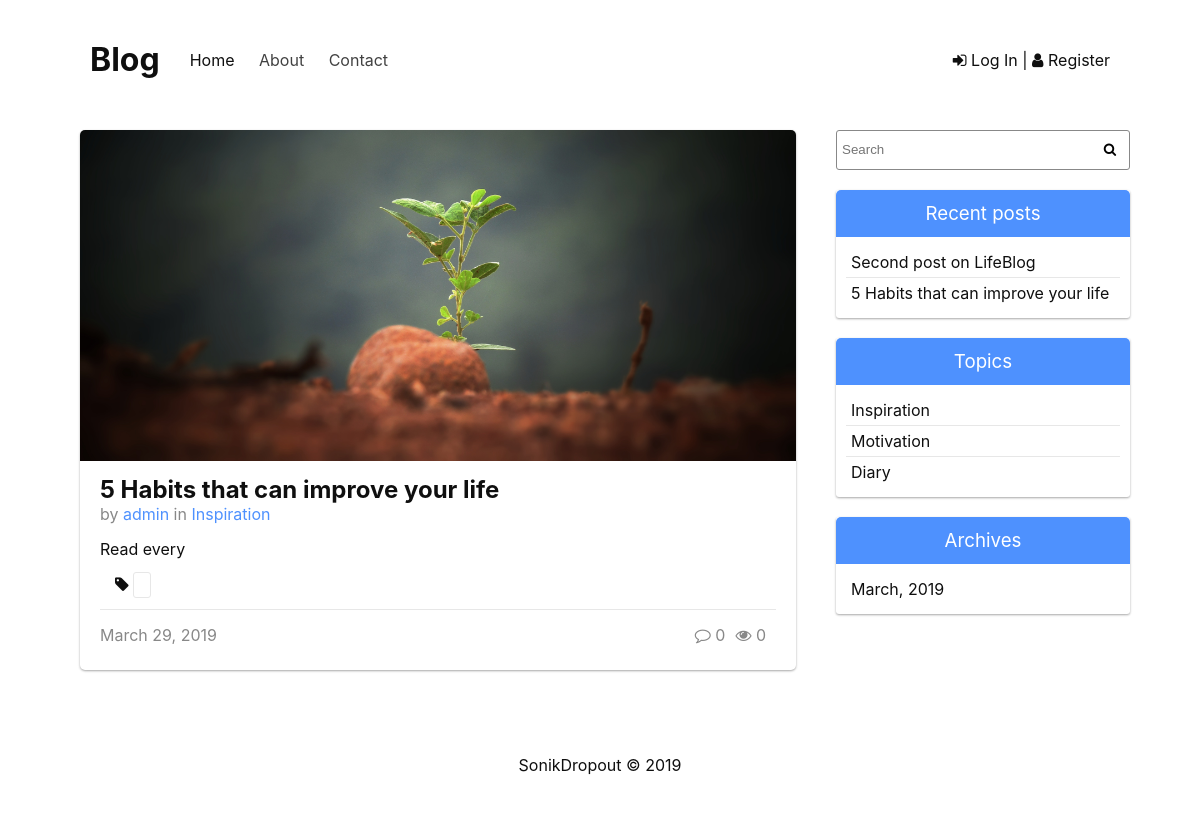
The page / on the database its author committed.
### tables this page shows
CREATE TABLE `posts` (
  `id` INTEGER NOT NULL AUTO_INCREMENT PRIMARY KEY,
  `user_id` INTEGER DEFAULT NULL,
  `title` VARCHAR(128) NOT NULL,
  `slug` VARCHAR(128) NOT NULL UNIQUE,
  `views` INTEGER NOT NULL DEFAULT '0',
  `tags` VARCHAR(255) NULL,
  `image` VARCHAR(128) NOT NULL,
  `body` TEXT NOT NULL,
  `published` TINYINT NOT NULL,
  `created_at` timestamp NULL DEFAULT CURRENT_TIMESTAMP ON UPDATE CURRENT_TIMESTAMP,
  `updated_at` timestamp NULL DEFAULT '0000-00-00 00:00:00',
  FOREIGN KEY (`user_id`)
  REFERENCES `users` (`id`)
  ON DELETE NO ACTION ON UPDATE NO ACTION
);

CREATE TABLE `users` (
  `id` INTEGER NOT NULL AUTO_INCREMENT PRIMARY KEY,
  `username` VARCHAR(128) NOT NULL,
  `email` VARCHAR(128) NOT NULL,
  `role` enum('Author', 'Admin') DEFAULT NULL,
  `password` VARCHAR(128) NOT NULL,
  `created_at` timestamp NULL DEFAULT CURRENT_TIMESTAMP,
  `updated_at` timestamp NULL DEFAULT NULL
);

CREATE TABLE `topics` (
  `id` INTEGER NOT NULL AUTO_INCREMENT PRIMARY KEY,
  `name` VARCHAR(128) NOT NULL,
  `slug` VARCHAR(128) NOT NULL UNIQUE
);

### includes/public_functions.php (called while the page is built, shortened)
<?php
function getPublishedPostsForPage($pageNumber = 0) {
	global $pdo;
	$postsPerPage = 5;
	$sql = "SELECT posts.*,
	users.username AS authorName,
	users.email AS authorEmail,
	COUNT(comments.id) AS commentsCount
	FROM posts JOIN users
	ON posts.user_id = users.id
	LEFT JOIN comments
	ON posts.id = comments.post_id
	WHERE posts.published = true
	GROUP BY posts.id
	LIMIT ?, $postsPerPage";
	$stmt = $pdo->prepare($sql);
	$stmt->execute(array($postsPerPage * $pageNumber));
	$posts = $stmt->fetchAll(PDO::FETCH_ASSOC);
	for ($i = 0; $i < count($posts); $i++) {
		$posts[$i]['topics'] = getPostTopics($posts[$i]['id']);
	}
	return $posts;
}
function getPostTopics($post_id){
	global $pdo;
	$sql = "SELECT topics.id, topics.name
    FROM topics JOIN post_topic
    ON post_topic.topic_id=topics.id
    WHERE post_topic.post_id=$post_id";
  $result = $pdo->query($sql);
	$topics = $result->fetchAll(PDO::FETCH_ASSOC);
	return $topics;
}
function getAllTopics()
{
	global $pdo;
	$sql = "SELECT * FROM topics";
  $result = $pdo->query($sql);
  $topics = $result->fetchAll(PDO::FETCH_ASSOC);
	return $topics;
}
function getRecentPosts()
{
	global $pdo;
	$sql = "SELECT title, slug FROM posts ORDER BY id DESC LIMIT 5";
  $result = $pdo->query($sql);
  $topics = $result->fetchAll(PDO::FETCH_ASSOC);
	return $topics;
}
function getArchives()
{
	global $pdo;
	$sql = "SELECT MONTH(created_at) as month,
		YEAR(created_at) as year
		FROM posts
		GROUP BY MONTH(created_at),
		YEAR(created_at)
		ORDER BY created_at DESC";
  $result = $pdo->query($sql);
  $archives = $result->fetchAll(PDO::FETCH_ASSOC);
	return $archives;
}
?>

### includes/posts_preview.php (the view)
<?php foreach ($posts as $post):
  $post_body_preview = substr($post['body'], 0, strpos($post['body'], '&lt;/p&gt;') + 10);
?>
  <article class="post-card">
    <div class="post-card-image">
      <img src="<?= BASE_URL . '/static/images/' . $post['image']; ?>" alt="<?= $post['image'] ?>">
    </div>
    <div class="post-card-body">
      <h2><a href="single_post.php?post-slug=<?= $post['slug']; ?>"><?= $post['title'] ?></a></h2>
      <h4 class="post-card-info">
        by <a href="mailto: <?= $post['authorEmail'] ?>"><?= $post['authorName'] ?></a>
        in
        <?php foreach ($post['topics'] as $topic): ?>
          <a href="<?= BASE_URL . 'filtered_posts.php?topic=' . $topic['id'] ?>"><?= $topic['name'] ?></a>
        <?php endforeach; ?>
      </h4>
      <?= html_entity_decode($post_body_preview) ?>
      <ul class="post-card-tags">
        <i class="fa fa-tag"></i>
        <?php foreach(explode(',', $post['tags']) as $tag): ?>
          <li><a href="filtered_posts.php?tag=<?= $tag ?>"><?= $tag ?></a></li>
        <?php endforeach; ?>
      </ul>
      <div class="post-card-meta">
        <span title="post date"><?= date("F j, Y ", strtotime($post["created_at"])); ?></span>
        <span title="views"><i class="fa fa-eye"></i> <?= $post['views'] ?></span>
        <span title="comments"><i class="fa fa-comment-o"></i> <?= $post['commentsCount'] ?></span> &nbsp;
      </div>
    </div>
  </article>
<?php endforeach; ?>

### includes/head_section.php (shortened to what this page needs)
<!DOCTYPE html>
<html lang="en">
<head>
	<link rel="stylesheet" href="https://cdnjs.cloudflare.com/ajax/libs/font-awesome/4.7.0/css/font-awesome.min.css">
  <link rel="stylesheet" href="static/css/styles.css">

### index.php (shortened to what this page needs)
<?php
    require_once('config.php');
    require_once(ROOT_PATH . '/includes/public_functions.php');
    require_once(ROOT_PATH . '/includes/head_section.php');
    $posts = getPublishedPostsForPage(); ?>
</head>
<body style="background-image: url('<?= BASE_URL ?>/static/images/bg.jpg')">
	<div class="content">
		<?php include(ROOT_PATH . '/includes/header.php') ?>
		<div class="main-wrapper">
			<main>
				<?php include(ROOT_PATH . '/includes/posts_preview.php') ?>
      </main>
			<?php include(ROOT_PATH . '/includes/sidebar.php') ?>
		</div>
		<?php include(ROOT_PATH . '/includes/footer.php') ?>
	</div>
</body>
</html>

### includes/header.php (shortened to what this page needs)
<header>
  <div class="logo">
    <h1><a href="index.php"><?= BLOG_NAME ?></a></h1>
  </div>
  <nav class="navbar">
    <a href="index.php" class="active">Home</a>
    <a href="about.php">About</a>
    <a href="contact.php">Contact</a>
    <span class="auth-links">
      <?php if(isset($_SESSION['user'])): ?>
        <b><?= $_SESSION['user']['username'] ?></b> |
        <a href="logout.php" class="auth"><i class="fa fa-sign-out" aria-hidden="true"></i> Log Out</a>
      <?php else: ?>
        <a href="login.php" class="auth"><i class="fa fa-sign-in" aria-hidden="true"></i> Log In</a> |
        <a href="register.php" class="auth"><i class="fa fa-user"></i> Register</a>
      <?php endif; ?>
    </span>
  </nav>
</header>

### includes/sidebar.php
<?php
$recentPosts = getRecentPosts();
$topics = getAllTopics();
$archives = getArchives();
?>
<aside>
  <form action="filtered_posts.php" autocomplete="off" class="search-form">
    <input type="text" name="search" placeholder="Search" required />
    <button type="submit" name="search_submit" class="btn"><i class="fa fa-search"></i></button>
  </form>
  <div class="sidebar-card">
    <h3>Recent posts</h3>
    <ul>
      <?php foreach($recentPosts as $post): ?>
        <li><a href="single_post.php?post-slug=<?= $post['slug'] ?>"><?= $post['title'] ?></a></li>
      <?php endforeach; ?>
    </ul>
  </div>
  <div class="sidebar-card">
    <h3>Topics</h3>
    <ul>
     <?php foreach($topics as $topic): ?>
        <li><a href="filtered_posts.php?topic=<?= $topic['id'] ?>"><?= $topic['name'] ?></a></li>
      <?php endforeach; ?>
    </ul>
  </div>
  <div class="sidebar-card">
    <h3>Archives</h3>
    <ul>
     <?php foreach($archives as $archive):
      $dateObj   = DateTime::createFromFormat('!m', $archive['month']);
      $monthName = $dateObj->format('F');?>
        <li><a href="filtered_posts.php?month=<?= $archive['month'] ?>&year=<?= $archive['year'] ?>"><?= $monthName . ', ' . $archive['year'] ?></a></li>
      <?php endforeach; ?>
    </ul>
  </div>
</aside>

### includes/footer.php
<footer>
  <p>SonikDropout &copy; <?php echo date('Y'); ?></p>
</footer>

### rows shown on the page
posts: image (picture), title "5 Habits that can improve your life", user.username "admin", body "Read every", created_at "March 29, 2019", views "0", commentsCount "0"
topics: name "Inspiration"
posts: title "Second post on LifeBlog"
topics: name "Motivation"
topics: name "Diary"

### other values the page prints
BLOG_NAME "Blog"
$monthName "March"
$archive['year'] "2019"
